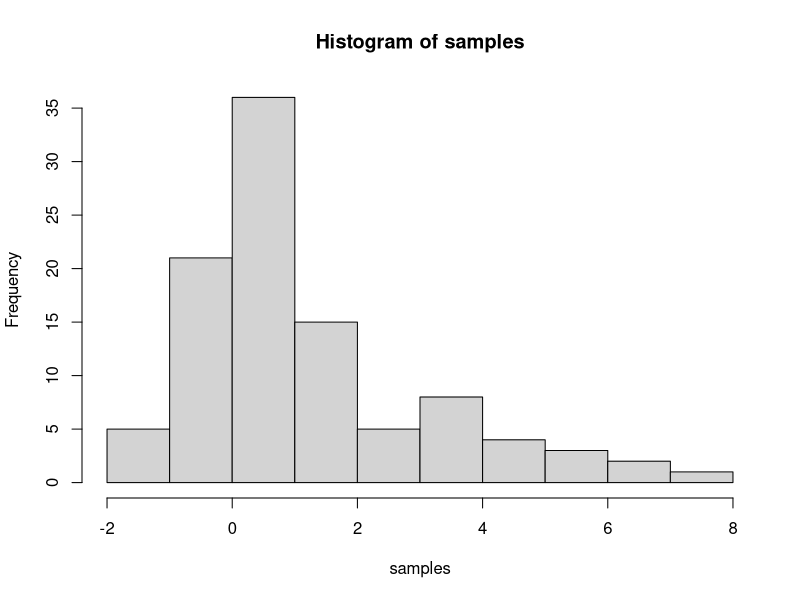

Generate this figure with R: (Note: a time limit stopped this script after it produced the figure.)
###part a###
##initialize all the things!##
p1 <- .7
p2 <- .3
mu1 <- 0
mu2 <- 3
var1 <- 1
var2 <- 4

GMM <- function(N = 100, p1 = .7, p2 = .3, mu1 = 0, mu2 = 3, var1 = 1, var2 = 4) {
  X <- matrix(0, N, 1)
  n1 = n2 = 0
  
  for(i in 1:N) {
    prob <- runif(1)
    if(prob < p1) {
      X[i, 1] <- rnorm(1, mean = mu1, sd = sqrt(var1) )
    } else {
      X[i, 1] <- rnorm(1, mean = mu2, sd = sqrt(var2) )
    }
  }
  return(X)
}

samples <- GMM(100, p1, p2, mu1, mu2, var1, var2)

histsamples <- hist(samples, breaks = 10)

###part b, i###



###part b, ii: steepest ascent algorithm###

##test function for f(x1,x2) = -(10-x1)^2 - (5-x2)^2

##initialize the function
#x is a vector of param x1 and x2
testfunction <- function(x) {
  y <- -(10-x[1])^2 - (5 - x[2])^2
  return(y)
}

##function to calculate the gradient
#x is a vector of params x1 and x2
gradient <- function(x) {
  df.dx1 <- (20 - 2*x[1])
  df.dx2 <- (10 - 2*x[2])
  grad <- c(df.dx1,df.dx2)
  return(grad)
}

##function to calculate the norm of the gradient
norm <- function(grad) {
  gradnorm = sqrt(sum(grad^2))
  return(gradnorm)
}

##steepest ascent algorithm for test function
##inputs:
#starts <- start values for all params, as a vector
#target <- some sufficiently small value
#step <- how far each step moves

##output: a path for x1/x2 to maximizers

ascent <- function(starts = c(0,0), target = .01, step = .1) {
  #initializing
  x.new <- starts
  grad.new <- gradient(x.new)
  path <- matrix(0,1,2)
  gradients <- matrix(0,1,2)
  
  #loop will continue testing norm of gradient until it is smaller than the target
  while (norm(grad.new) > target) {
    
    #test to make sure gradient is continuing to get smaller, if not, we decrease step
    if (grad.new[1] %in% gradients[,1] && grad.new[2] %in% gradients[,2]) {
      step <- step/2
    }
    
    path <- rbind(path, x.new)  #add new x to previous path
    
    #make room for new x/gradient of new x, and store old gradients in matrix of past values
    x.old <- x.new 
    grad.old <- grad.new 
    gradients <- rbind(gradients,grad.old)
    
    #calculate the direction of the new x
    dir <- grad.old/norm(grad.old)
    
    #get new x and gradient
    x.new <- x.old + dir*step
    grad.new <- gradient(x.new)
  }

  return(rbind(path,x.new))
}

test <- ascent()
test

##steepest ascent for two component gmm
##gmm of two normal RVs: N(mu1,var1) w/ prob of p1 & N(mu2,var2) w/ prob p2


##initialize the function
#params to optimize: mu1, mu2, var1, var2, p1, p2
#because p1 + p2 = 1, we define p1 = p, p2 = 1 - p

##function to calculate the gradient
#samples is a vector of 100 x's calculated using GMM fxn
#params is a vector of 5 initial values
#df.dx represents derivative w/ respect to x
#the partial derivative fxns are compiled to make things go faster

gradient <- function(params = c(0,3,1,4,.3), samples) {
  mu1 <- params[1]
  mu2 <- params[2]
  var1 <- params[3]
  var2 <- params[4]
  P <- params[5]
  
  grad <-matrix(0, 1, 5)
  
  for (i in 1:length(samples)) {
  #define denominator for all partials
  R <- (P*(1/sqrt(2*pi*var1))*exp((-(samples[i]-mu1)^2)/(2*var1)) + (1-P)*(1/sqrt(2*pi*var2))*exp((-(samples[i]-mu2)^2)/(2*var2)))

  #numerators
  #mu1.numerator <- P*(1/sqrt(2*pi*var1))*((samples[i]-mu1)/var1)*exp((-(samples[i]-mu1)^2)/(2*var1))
  #mu2.numerator <- (1-P)*(1/sqrt(2*pi*var2))*((samples[i]-mu2)/var2)*exp((-(samples[i]-mu2)^2)/(2*var2))

  mu1.numerator <- P*((samples[i]-mu1)*exp((-(mu1-samples[i])^2)/(2*var1))*(1/(sqrt(2*pi)*var1^(3/2))))
  mu2.numerator <- (1-P)*((samples[i]-mu2)*exp((-(mu2-samples[i])^2)/(2*var2))*(1/(sqrt(2*pi)*var2^(3/2))))
  
  #numerators for the var's (need to simplify)
  var1.numerator <- P*((exp(-(samples[i]-mu1)^2/(2*var1)))*(((-1/2)*(2*pi)^(-1/2)*(var1)^(-3/2)) + (1/sqrt(2*pi*var1))*((samples[i]-mu1)^2/(2*var1^2))))
  var2.numerator <- (1-P)*((exp(-(samples[i]-mu2)^2/(2*var2)))*(((-1/2)*(2*pi)^(-1/2)*(var2)^(-3/2)) + (1/sqrt(2*pi*var2))*((samples[i]-mu2)^2/(2*var2^2))))
  
  #var1.numerator <- P*(exp((-(samples[i]-mu1)^2)/(2*var1))*(-var1 + (-samples[i] + mu1)^2)*(1/(2*sqrt(2*pi)*samples[i]^(5/2))))
  #var2.numerator <- (1-P)*(exp((-(samples[i]-mu2)^2)/(2*var2))*(-var2 + (-samples[i] + mu2)^2)*(1/(2*sqrt(2*pi)*samples[i]^(5/2))))
    
  #numerator for p
  p.numerator <- (1/sqrt(2*pi*var1))*exp(-(samples[i]-mu1)^2/(2*var1)) - (1/sqrt(2*pi*var2))*exp(-(samples[i]-mu2)^2/(2*var2))
  
  df.dmu1 <- mu1.numerator/R
  df.dmu2 <- mu2.numerator/R
  df.dvar1 <- var1.numerator/R
  df.dvar2 <- var2.numerator/R
  df.dp <- p.numerator/R
  grad <- rbind(grad,c(df.dmu1,df.dmu2, df.dvar1,df.dvar2,df.dp))
}
  final <- c(sum(grad[,1]),sum(grad[,2]),sum(grad[,3]),sum(grad[,4]),sum(grad[,5]))

  return(final)
}

debug(gradient)
samples <- GMM(100, p1, p2, mu1, mu2, var1, var2)
testgrad <- gradient(samples = samples[1:100])
testgrad2 <- gradient(samples = samples[1:100])
testgrad
testgrad2

##function to calculate the norm of the gradient
norm <- function(grad) {
  gradnorm = sqrt(sum(grad^2))
  return(gradnorm)
}

debug(norm)
testnorm <- norm(testgrad)

##steepest ascent algorithm for test function
##inputs:
#starts <- start values for all params, as a vector
#target <- some sufficiently small value
#step <- how far each step moves

##output: a path for x1/x2 to maximizers

ascent <- function(starts = c(-.5,2,0,3,.4), target = .01, step = .1) {
  #initializing
  x.new <- starts
  grad.new <- gradient(x.new, samples[1:100])
  path <- matrix(0,1,5)
  norms <- matrix(0,1,1)
  
  #loop will continue testing norm of gradient until it is smaller than the target
  while (norm(grad.new) > target) {
    
    #test to make sure gradient is continuing to get smaller, if not, we decrease step
    if (norm(grad.new) %in% norms) {
      step <- step/2
    }
    
    path <- rbind(path, x.new)  #add new x to previous path
    
    #make room for new x/gradient of new x, and store old gradients in matrix of past values
    x.old <- x.new 
    grad.old <- grad.new 
    norms <- rbind(norms,norm(grad.old))
    
    #calculate the direction of the new x
    dir <- grad.old/norm(grad.old)
    
    #get new x and gradient
    x.new <- x.old + dir*step
    #x.new[5] <- ifelse(abs(x.new[5]) >= 1, abs(x.new[5]/10), abs(x.new[5]))
    grad.new <- gradient(x.new, samples[1:100])
    print(x.new)
    print(norm(grad.new))
  }
  
  return(rbind(path,x.new))
}

testascent <- ascent(starts = c(0,0,1,1,0), target = .05, step = .0001)

testascent
debug(ascent)
